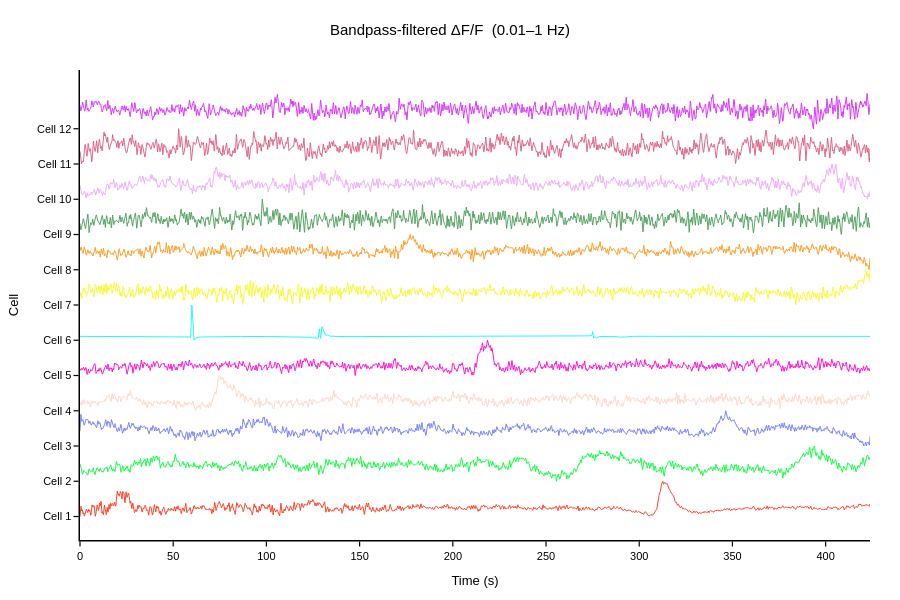

Notebook code cell kept with this figure:
### Markdown cell above
## ΔF/F Computation & Bandpass Filtering

**ΔF/F** is the standard unit for calcium signals — it expresses fluorescence change relative to a baseline, making values comparable across cells and sessions.

- **Baseline F₀:** rolling 8th-percentile over a 60 s window (robust to transients inflating the baseline).
- **ΔF/F = (F_corr − F₀) / F₀** — result is in fractional units (e.g. 0.5 = 50% above baseline).
- A 2nd-order Butterworth bandpass (0.01–1 Hz) is then applied to remove drift and high-frequency noise.

> **Fix:** replaced arbitrary [0, 1] min-max normalisation with ΔF/F so `PeakHeight` values in the CSV are in meaningful physiological units.

### Code cell
from scipy.signal import butter, filtfilt
from scipy.ndimage import percentile_filter

def butter_filter(signal, lowcut=None, highcut=None, fs=30, order=3):
    # Uses 'is not None' so a 0.0 Hz cutoff is handled correctly
    nyq = 0.5 * fs
    if lowcut is not None and highcut is not None:
        btype, Wn = 'band', [lowcut / nyq, highcut / nyq]
    elif highcut is not None:
        btype, Wn = 'low', highcut / nyq
    elif lowcut is not None:
        btype, Wn = 'high', lowcut / nyq
    else:
        return signal
    b, a = butter(order, Wn, btype=btype)
    return filtfilt(b, a, signal)

# --- ΔF/F calculation -----------------------------------------------------
window_frames = int(60 * fs)
F0  = percentile_filter(F_corrected_cells, percentile=8, size=(1, window_frames))
dFF = (F_corrected_cells - F0) / (F0 + 1e-6)

# --- bandpass filter ΔF/F ------------------------------------------------
cutoff_low  = 0.01
cutoff_high = 1.0

n_signals = dFF.shape[0]
data_filt = np.zeros_like(dFF)
for i in range(n_signals):
    data_filt[i] = butter_filter(dFF[i], lowcut=cutoff_low,
                                  highcut=cutoff_high, fs=fs, order=2)

# --- plot -----------------------------------------------------------------
import plotly.graph_objects as go
import plotly.colors as pc

offset      = 1
y_positions = np.arange(n_signals) * offset

# palette = pc.sample_colorscale('Turbo', [i / max(n_signals - 1, 1) for i in range(n_signals)])
palette = [pc.qualitative.Light24[i % len(pc.qualitative.Light24)] for i in range(n_signals)]

_ax = dict(
    showgrid=False, zeroline=False,
    showline=True, linecolor='black', linewidth=1.5,
    ticks='outside', tickcolor='black', tickwidth=1.2,
    title_font=dict(size=13, family='Arial'),
    tickfont=dict(size=11, family='Arial'),
)

fig = go.Figure()
for i in range(n_signals):
    trace = data_filt[i]
    lo, hi = trace.min(), trace.max()
    trace_norm = (trace - lo) / (hi - lo) if hi != lo else np.zeros_like(trace)
    fig.add_trace(go.Scatter(
        x=timevec, y=trace_norm + y_positions[i],
        mode='lines',
        line=dict(width=0.9, color=palette[i]),
        name=f'Cell {i+1}',
        hovertemplate=f'Time: %{{x:.2f}} s<br>ΔF/F: %{{customdata:.3f}}<br>Cell {i+1}<extra></extra>',
        customdata=trace,
    ))

fig.update_layout(
    title=dict(
        text='Bandpass-filtered ΔF/F  (0.01–1 Hz)',
        font=dict(size=15, family='Arial', color='black'),
        x=0.5, xanchor='center',
    ),
    xaxis=dict(title='Time (s)', **_ax),
    yaxis=dict(
        title='Cell',
        tickvals=y_positions,
        ticktext=[f'Cell {i+1}' for i in range(n_signals)],
        **_ax,
    ),
    height=max(500, n_signals * 40 + 120),
    showlegend=False,
    plot_bgcolor='white',
    paper_bgcolor='white',
    font=dict(color='black', family='Arial'),
    margin=dict(l=80, r=30, t=70, b=60),
)

if SHOW_FIGURES:
    fig.show()
fig.write_image(os.path.join(output_dir, f'{fname_prefix}_dFF_bandpass.svg'))

### Figure 1 — Plotly figure (JSON) as saved in the notebook; plotly's stock layout.template omitted (floating-point values rounded to 4 significant figures; data arrays with more than 128 entries replaced by an {"elided": "..."} marker saying what was removed)
{"data": [{"customdata": {"elided": "4239 float values"}, "hovertemplate": "Time: %{x:.2f} s<br>ΔF/F: %{customdata:.3f}<br>Cell 1<extra></extra>", "line": {"color": "#FD3216", "width": 0.9}, "mode": "lines", "name": "Cell 1", "type": "scatter", "x": {"elided": "4239 float values"}, "y": {"elided": "4239 float values"}}, {"customdata": {"elided": "4239 float values"}, "hovertemplate": "Time: %{x:.2f} s<br>ΔF/F: %{customdata:.3f}<br>Cell 2<extra></extra>", "line": {"color": "#00FE35", "width": 0.9}, "mode": "lines", "name": "Cell 2", "type": "scatter", "x": {"elided": "4239 float values"}, "y": {"elided": "4239 float values"}}, {"customdata": {"elided": "4239 float values"}, "hovertemplate": "Time: %{x:.2f} s<br>ΔF/F: %{customdata:.3f}<br>Cell 3<extra></extra>", "line": {"color": "#6A76FC", "width": 0.9}, "mode": "lines", "name": "Cell 3", "type": "scatter", "x": {"elided": "4239 float values"}, "y": {"elided": "4239 float values"}}, {"customdata": {"elided": "4239 float values"}, "hovertemplate": "Time: %{x:.2f} s<br>ΔF/F: %{customdata:.3f}<br>Cell 4<extra></extra>", "line": {"color": "#FED4C4", "width": 0.9}, "mode": "lines", "name": "Cell 4", "type": "scatter", "x": {"elided": "4239 float values"}, "y": {"elided": "4239 float values"}}, {"customdata": {"elided": "4239 float values"}, "hovertemplate": "Time: %{x:.2f} s<br>ΔF/F: %{customdata:.3f}<br>Cell 5<extra></extra>", "line": {"color": "#FE00CE", "width": 0.9}, "mode": "lines", "name": "Cell 5", "type": "scatter", "x": {"elided": "4239 float values"}, "y": {"elided": "4239 float values"}}, {"customdata": {"elided": "4239 float values"}, "hovertemplate": "Time: %{x:.2f} s<br>ΔF/F: %{customdata:.3f}<br>Cell 6<extra></extra>", "line": {"color": "#0DF9FF", "width": 0.9}, "mode": "lines", "name": "Cell 6", "type": "scatter", "x": {"elided": "4239 float values"}, "y": {"elided": "4239 float values"}}, {"customdata": {"elided": "4239 float values"}, "hovertemplate": "Time: %{x:.2f} s<br>ΔF/F: %{customdata:.3f}<br>Cell 7<extra></extra>", "line": {"color": "#F6F926", "width": 0.9}, "mode": "lines", "name": "Cell 7", "type": "scatter", "x": {"elided": "4239 float values"}, "y": {"elided": "4239 float values"}}, {"customdata": {"elided": "4239 float values"}, "hovertemplate": "Time: %{x:.2f} s<br>ΔF/F: %{customdata:.3f}<br>Cell 8<extra></extra>", "line": {"color": "#FF9616", "width": 0.9}, "mode": "lines", "name": "Cell 8", "type": "scatter", "x": {"elided": "4239 float values"}, "y": {"elided": "4239 float values"}}, {"customdata": {"elided": "4239 float values"}, "hovertemplate": "Time: %{x:.2f} s<br>ΔF/F: %{customdata:.3f}<br>Cell 9<extra></extra>", "line": {"color": "#479B55", "width": 0.9}, "mode": "lines", "name": "Cell 9", "type": "scatter", "x": {"elided": "4239 float values"}, "y": {"elided": "4239 float values"}}, {"customdata": {"elided": "4239 float values"}, "hovertemplate": "Time: %{x:.2f} s<br>ΔF/F: %{customdata:.3f}<br>Cell 10<extra></extra>", "line": {"color": "#EEA6FB", "width": 0.9}, "mode": "lines", "name": "Cell 10", "type": "scatter", "x": {"elided": "4239 float values"}, "y": {"elided": "4239 float values"}}, {"customdata": {"elided": "4239 float values"}, "hovertemplate": "Time: %{x:.2f} s<br>ΔF/F: %{customdata:.3f}<br>Cell 11<extra></extra>", "line": {"color": "#DC587D", "width": 0.9}, "mode": "lines", "name": "Cell 11", "type": "scatter", "x": {"elided": "4239 float values"}, "y": {"elided": "4239 float values"}}, {"customdata": {"elided": "4239 float values"}, "hovertemplate": "Time: %{x:.2f} s<br>ΔF/F: %{customdata:.3f}<br>Cell 12<extra></extra>", "line": {"color": "#D626FF", "width": 0.9}, "mode": "lines", "name": "Cell 12", "type": "scatter", "x": {"elided": "4239 float values"}, "y": {"elided": "4239 float values"}}], "layout": {"font": {"color": "black", "family": "Arial"}, "height": 600, "margin": {"b": 60, "l": 80, "r": 30, "t": 70}, "paper_bgcolor": "white", "plot_bgcolor": "white", "showlegend": false, "title": {"font": {"color": "black", "family": "Arial", "size": 15}, "text": "Bandpass-filtered ΔF/F  (0.01–1 Hz)", "x": 0.5, "xanchor": "center"}, "xaxis": {"linecolor": "black", "linewidth": 1.5, "showgrid": false, "showline": true, "tickcolor": "black", "tickfont": {"family": "Arial", "size": 11}, "ticks": "outside", "tickwidth": 1.2, "title": {"font": {"family": "Arial", "size": 13}, "text": "Time (s)"}, "zeroline": false}, "yaxis": {"linecolor": "black", "linewidth": 1.5, "showgrid": false, "showline": true, "tickcolor": "black", "tickfont": {"family": "Arial", "size": 11}, "ticks": "outside", "ticktext": ["Cell 1", "Cell 2", "Cell 3", "Cell 4", "Cell 5", "Cell 6", "Cell 7", "Cell 8", "Cell 9", "Cell 10", "Cell 11", "Cell 12"], "tickvals": [0, 1, 2, 3, 4, 5, 6, 7, 8, 9, 10, 11], "tickwidth": 1.2, "title": {"font": {"family": "Arial", "size": 13}, "text": "Cell"}, "zeroline": false}}}
